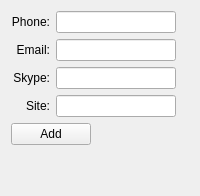
              <widget class="QWidget" name="tabChannels">
               <attribute name="title">
                <string>Channels</string>
               </attribute>
               <layout class="QGridLayout" name="gridLayout_2">
                <item row="5" column="0" colspan="3">
                 <spacer name="vSpacer">
                  <property name="orientation">
                   <enum>Qt::Vertical</enum>
                  </property>
                  <property name="sizeHint" stdset="0">
                   <size>
                    <width>20</width>
                    <height>40</height>
                   </size>
                  </property>
                 </spacer>
                </item>
                <item row="1" column="1">
                 <widget class="QLineEdit" name="leEmail"/>
                </item>
                <item row="1" column="2">
                 <widget class="QLabel" name="label_2">
                  <property name="text">
                   <string/>
                  </property>
                  <property name="pixmap">
                   <pixmap resource="res.qrc">:/editContact</pixmap>
                  </property>
                 </widget>
                </item>
                <item row="2" column="0">
                 <widget class="QLabel" name="lbSkype">
                  <property name="text">
                   <string>Skype:</string>
                  </property>
                  <property name="alignment">
                   <set>Qt::AlignRight|Qt::AlignTrailing|Qt::AlignVCenter</set>
                  </property>
                 </widget>
                </item>
                <item row="2" column="2">
                 <widget class="QLabel" name="label_3">
                  <property name="text">
                   <string/>
                  </property>
                  <property name="pixmap">
                   <pixmap resource="res.qrc">:/editContact</pixmap>
                  </property>
                 </widget>
                </item>
                <item row="0" column="1">
                 <widget class="QLineEdit" name="lePhone"/>
                </item>
                <item row="3" column="0">
                 <widget class="QLabel" name="lbSite">
                  <property name="text">
                   <string>Site:</string>
                  </property>
                  <property name="alignment">
                   <set>Qt::AlignRight|Qt::AlignTrailing|Qt::AlignVCenter</set>
                  </property>
                 </widget>
                </item>
                <item row="4" column="0" colspan="3">
                 <widget class="QPushButton" name="pushButton">
                  <property name="minimumSize">
                   <size>
                    <width>0</width>
                    <height>0</height>
                   </size>
                  </property>
                  <property name="maximumSize">
                   <size>
                    <width>80</width>
                    <height>16777215</height>
                   </size>
                  </property>
                  <property name="text">
                   <string>Add</string>
                  </property>
                  <property name="icon">
                   <iconset resource="res.qrc">
                    <normaloff>:/newContact</normaloff>:/newContact</iconset>
                  </property>
                 </widget>
                </item>
                <item row="1" column="0">
                 <widget class="QLabel" name="lbEmail">
                  <property name="text">
                   <string>Email:</string>
                  </property>
                  <property name="alignment">
                   <set>Qt::AlignRight|Qt::AlignTrailing|Qt::AlignVCenter</set>
                  </property>
                 </widget>
                </item>
                <item row="0" column="2">
                 <widget class="QLabel" name="label">
                  <property name="text">
                   <string/>
                  </property>
                  <property name="pixmap">
                   <pixmap resource="res.qrc">:/editContact</pixmap>
                  </property>
                 </widget>
                </item>
                <item row="3" column="2">
                 <widget class="QLabel" name="label_4">
                  <property name="text">
                   <string/>
                  </property>
                  <property name="pixmap">
                   <pixmap resource="res.qrc">:/editContact</pixmap>
                  </property>
                 </widget>
                </item>
                <item row="3" column="1">
                 <widget class="QLineEdit" name="leSite"/>
                </item>
                <item row="0" column="0">
                 <widget class="QLabel" name="lbPhone">
                  <property name="text">
                   <string>Phone:</string>
                  </property>
                  <property name="alignment">
                   <set>Qt::AlignRight|Qt::AlignTrailing|Qt::AlignVCenter</set>
                  </property>
                 </widget>
                </item>
                <item row="2" column="1">
                 <widget class="QLineEdit" name="leSkype"/>
                </item>
               </layout>
              </widget>
